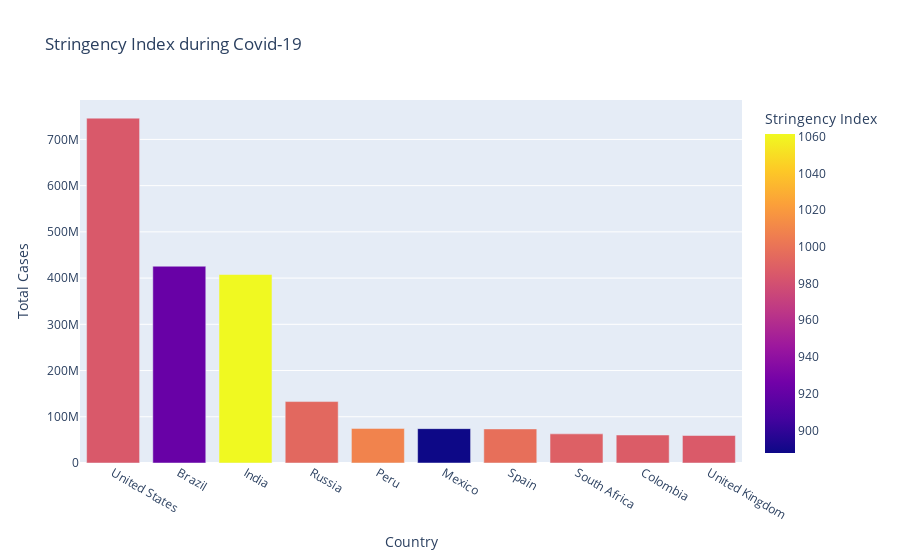

Notebook code for this chart:
### Code cell
#Stringency Index During 

fig=px.bar(df,x='Country', y='Total Cases',
           hover_data=['Population', 'Total Deaths'],
           color='Stringency Index',height=400,
           title='Stringency Index during Covid-19')
    

fig.show()

### Figure 1 — Plotly figure (JSON) as saved in the notebook; plotly's stock layout.template omitted (floating-point values rounded to 4 significant figures)
{"data": [{"alignmentgroup": "True", "customdata": [[19.62, 26477574], [19.17, 14340567], [21.05, 7247327], [18.8, 2131571], [17.31, 3020038], [18.67, 7295850], [17.66, 5510624], [17.9, 1357682], [17.75, 1936134], [18.03, 7249573]], "hovertemplate": "Country=%{x}<br>Total Cases=%{y}<br>Population=%{customdata[0]}<br>Total Deaths=%{customdata[1]}<br>Stringency Index=%{marker.color}<extra></extra>", "legendgroup": "", "marker": {"color": [985.2, 922.0, 1062.0, 993.7, 1008.0, 887.7, 997.8, 989.1, 987.2, 986.0], "coloraxis": "coloraxis", "pattern": {"shape": ""}}, "name": "", "offsetgroup": "", "orientation": "v", "showlegend": false, "textposition": "auto", "type": "bar", "x": ["United States", "Brazil", "India", "Russia", "Peru", "Mexico", "Spain", "South Africa", "Colombia", "United Kingdom"], "xaxis": "x", "y": [746014098, 425704517, 407771615, 132888951, 74882695, 74347548, 73717676, 63027659, 60543682, 59475032], "yaxis": "y"}], "layout": {"autosize": true, "barmode": "relative", "coloraxis": {"colorbar": {"title": {"text": "Stringency Index"}}, "colorscale": [[0, "#0d0887"], [0.1111, "#46039f"], [0.2222, "#7201a8"], [0.3333, "#9c179e"], [0.4444, "#bd3786"], [0.5556, "#d8576b"], [0.6667, "#ed7953"], [0.7778, "#fb9f3a"], [0.8889, "#fdca26"], [1, "#f0f921"]]}, "legend": {"tracegroupgap": 0}, "title": {"text": "Stringency Index during Covid-19"}, "xaxis": {"anchor": "y", "autorange": true, "domain": [0, 1], "range": [-0.5, 9.5], "title": {"text": "Country"}, "type": "category"}, "yaxis": {"anchor": "x", "autorange": true, "domain": [0, 1], "range": [0, 785300000.0], "title": {"text": "Total Cases"}, "type": "linear"}}}
